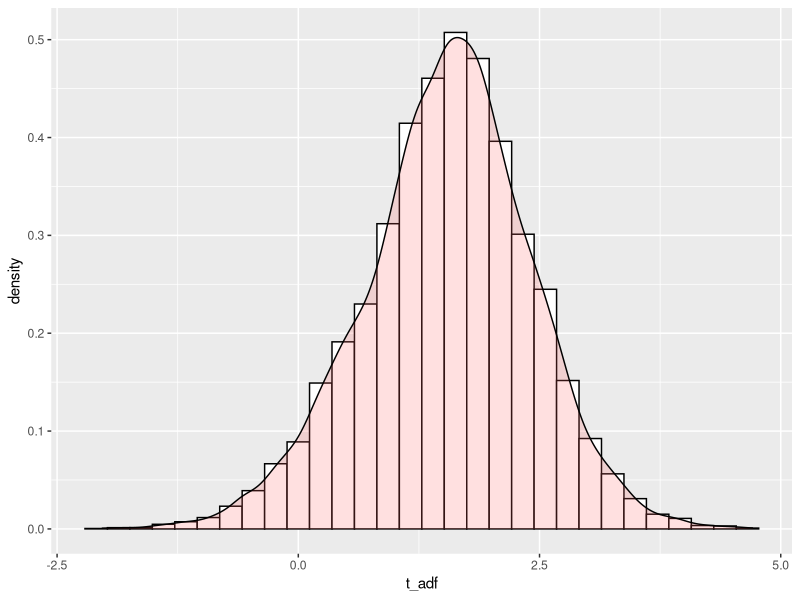

Reproduce this figure in R.
library(ggplot2)

t_adf <- c(1:10000)

for (n in 1: 10000) {
  et <- rnorm(100)
  yrn <- rnorm(100)
  y <- yrn[100/2]
    for (i in 1:100) {
        y[i+1] <- y[i]+et[i+1] 
    }
  yl1 <- lag(y, n=1L)
  yl1 <- c(yl1[2:101])
  ydiff <- diff(y)
  reg <- lm(formula= ydiff ~ yl1)
  sumd_ydiff <- sum((reg$fitted.values-ydiff)^2, na.rm = TRUE)
  dev_yl1 <- (yl1-mean(yl1, na.rm = TRUE))^2
  sumd_yl1 <- sum(dev_yl1, na.rm = TRUE)
  coeff <- reg$coefficients[2]
  n_obs <- length(ydiff)-2
  se <- sqrt((sumd_ydiff/n_obs)/sumd_yl1)
  t_val <- coeff/se
  t_adf[n] <- t_val
}
t_adf <- data.frame(t_adf)

ggplot(t_adf, aes(x=t_adf)) + 
  geom_histogram(aes(y=..density..), colour="black", fill="white")+
  geom_density(alpha=.2, fill="#FF6666")
